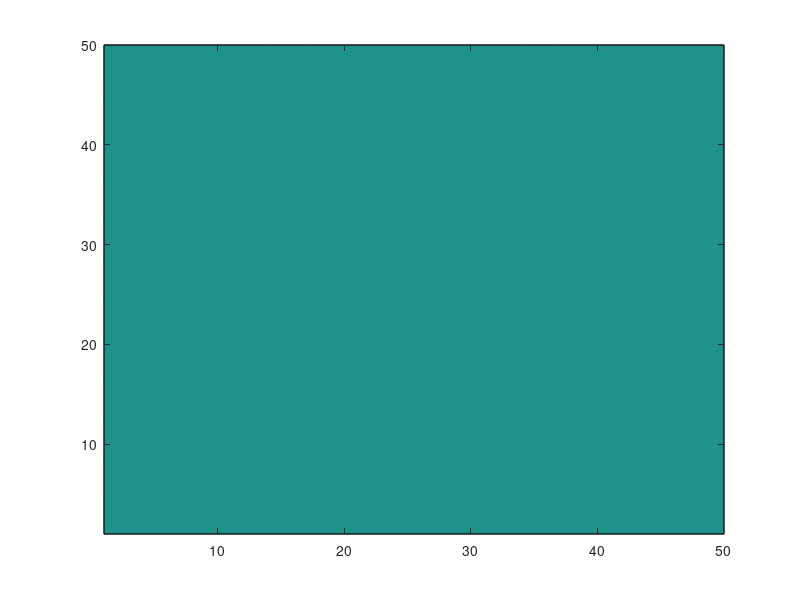

Write the MATLAB code that produced this figure.
%choose which file to load from
load('board_after_two_sweeps.mat','board');
%load('contour_map_every_inch_along_a_side','board');

%OPTIONAL: apply simple filter
cuttoff=15;
for i=1:50
    for j=1:50
        if board(i,j) < cuttoff;
            board(i,j)=0;
        end
    end
end

%plot contour map
contourf(board)